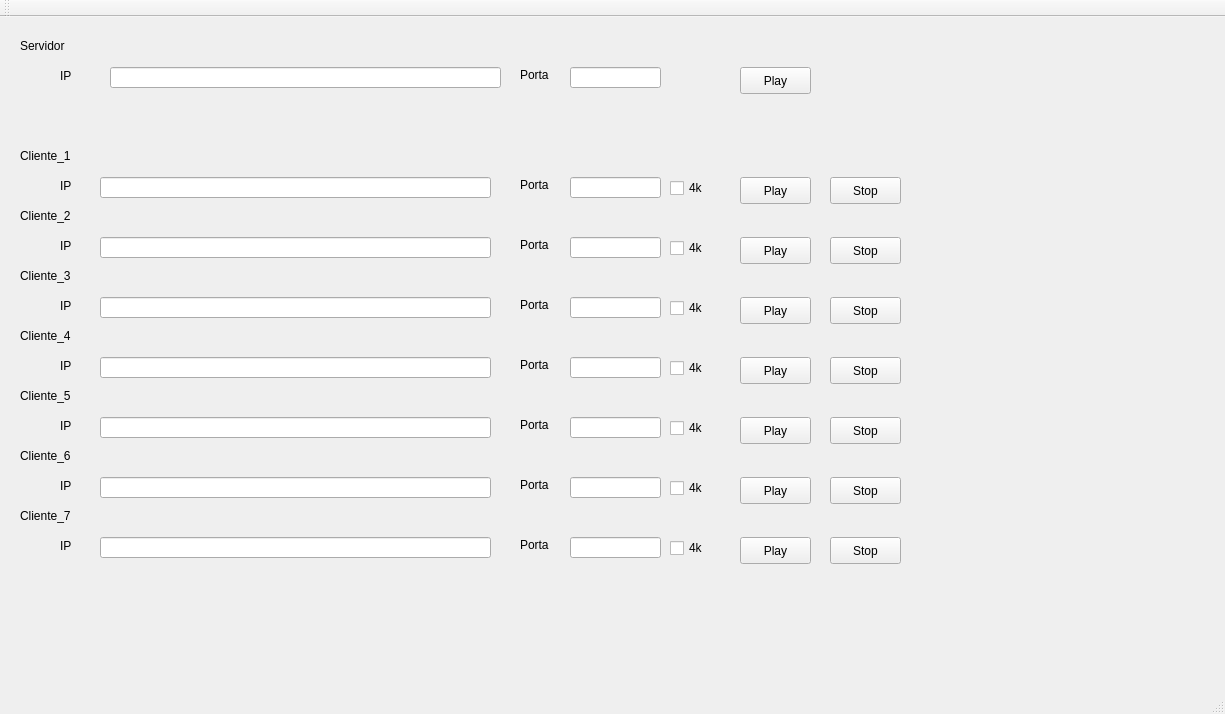
<?xml version="1.0" encoding="UTF-8"?>
<ui version="4.0">
 <class>InterfaceProxy</class>
 <widget class="QMainWindow" name="InterfaceProxy">
  <property name="geometry">
   <rect>
    <x>0</x>
    <y>0</y>
    <width>1225</width>
    <height>714</height>
   </rect>
  </property>
  <property name="windowTitle">
   <string>InterfaceProxy</string>
  </property>
  <widget class="QWidget" name="centralWidget">
   <widget class="QLabel" name="Servidor">
    <property name="geometry">
     <rect>
      <x>20</x>
      <y>20</y>
      <width>67</width>
      <height>17</height>
     </rect>
    </property>
    <property name="text">
     <string>Servidor</string>
    </property>
   </widget>
   <widget class="QLabel" name="IP_Servidor">
    <property name="geometry">
     <rect>
      <x>60</x>
      <y>50</y>
      <width>21</width>
      <height>17</height>
     </rect>
    </property>
    <property name="text">
     <string>IP</string>
    </property>
   </widget>
   <widget class="QPushButton" name="play_servidor">
    <property name="geometry">
     <rect>
      <x>740</x>
      <y>50</y>
      <width>71</width>
      <height>27</height>
     </rect>
    </property>
    <property name="text">
     <string>Play</string>
    </property>
    <property name="icon">
     <iconset resource="Images.qrc">
      <normaloff>:/play.png</normaloff>:/play.png</iconset>
    </property>
   </widget>
   <widget class="QLabel" name="IP_Cliente_1">
    <property name="geometry">
     <rect>
      <x>60</x>
      <y>160</y>
      <width>21</width>
      <height>17</height>
     </rect>
    </property>
    <property name="text">
     <string>IP</string>
    </property>
   </widget>
   <widget class="QLabel" name="Porta_Cliente_1">
    <property name="geometry">
     <rect>
      <x>520</x>
      <y>160</y>
      <width>51</width>
      <height>16</height>
     </rect>
    </property>
    <property name="text">
     <string>Porta</string>
    </property>
   </widget>
   <widget class="QPushButton" name="play_cliente1">
    <property name="geometry">
     <rect>
      <x>740</x>
      <y>160</y>
      <width>71</width>
      <height>27</height>
     </rect>
    </property>
    <property name="text">
     <string>Play</string>
    </property>
    <property name="icon">
     <iconset resource="Images.qrc">
      <normaloff>:/play.png</normaloff>:/play.png</iconset>
    </property>
   </widget>
   <widget class="QLabel" name="Cliente_1">
    <property name="geometry">
     <rect>
      <x>20</x>
      <y>130</y>
      <width>67</width>
      <height>17</height>
     </rect>
    </property>
    <property name="text">
     <string>Cliente_1</string>
    </property>
   </widget>
   <widget class="QLabel" name="IP_Cliente_2">
    <property name="geometry">
     <rect>
      <x>60</x>
      <y>220</y>
      <width>21</width>
      <height>17</height>
     </rect>
    </property>
    <property name="text">
     <string>IP</string>
    </property>
   </widget>
   <widget class="QLabel" name="Cliente_2">
    <property name="geometry">
     <rect>
      <x>20</x>
      <y>190</y>
      <width>67</width>
      <height>17</height>
     </rect>
    </property>
    <property name="text">
     <string>Cliente_2</string>
    </property>
   </widget>
   <widget class="QLabel" name="IP_Cliente_3">
    <property name="geometry">
     <rect>
      <x>60</x>
      <y>280</y>
      <width>21</width>
      <height>17</height>
     </rect>
    </property>
    <property name="text">
     <string>IP</string>
    </property>
   </widget>
   <widget class="QLabel" name="Cliente_3">
    <property name="geometry">
     <rect>
      <x>20</x>
      <y>250</y>
      <width>67</width>
      <height>17</height>
     </rect>
    </property>
    <property name="text">
     <string>Cliente_3</string>
    </property>
   </widget>
   <widget class="QLabel" name="IP_Cliente_4">
    <property name="geometry">
     <rect>
      <x>60</x>
      <y>340</y>
      <width>21</width>
      <height>17</height>
     </rect>
    </property>
    <property name="text">
     <string>IP</string>
    </property>
   </widget>
   <widget class="QLabel" name="Cliente_4">
    <property name="geometry">
     <rect>
      <x>20</x>
      <y>310</y>
      <width>67</width>
      <height>17</height>
     </rect>
    </property>
    <property name="text">
     <string>Cliente_4</string>
    </property>
   </widget>
   <widget class="QLabel" name="IP_Cliente_5">
    <property name="geometry">
     <rect>
      <x>60</x>
      <y>400</y>
      <width>21</width>
      <height>17</height>
     </rect>
    </property>
    <property name="text">
     <string>IP</string>
    </property>
   </widget>
   <widget class="QLabel" name="Cliente_5">
    <property name="geometry">
     <rect>
      <x>20</x>
      <y>370</y>
      <width>67</width>
      <height>17</height>
     </rect>
    </property>
    <property name="text">
     <string>Cliente_5</string>
    </property>
   </widget>
   <widget class="QPushButton" name="stop_cliente1">
    <property name="geometry">
     <rect>
      <x>830</x>
      <y>160</y>
      <width>71</width>
      <height>27</height>
     </rect>
    </property>
    <property name="text">
     <string>Stop</string>
    </property>
    <property name="icon">
     <iconset resource="Images.qrc">
      <normaloff>:/stop.png</normaloff>:/stop.png</iconset>
    </property>
    <property name="iconSize">
     <size>
      <width>15</width>
      <height>15</height>
     </size>
    </property>
   </widget>
   <widget class="QPushButton" name="play_cliente2">
    <property name="geometry">
     <rect>
      <x>740</x>
      <y>220</y>
      <width>71</width>
      <height>27</height>
     </rect>
    </property>
    <property name="text">
     <string>Play</string>
    </property>
    <property name="icon">
     <iconset resource="Images.qrc">
      <normaloff>:/play.png</normaloff>:/play.png</iconset>
    </property>
   </widget>
   <widget class="QPushButton" name="stop_cliente2">
    <property name="geometry">
     <rect>
      <x>830</x>
      <y>220</y>
      <width>71</width>
      <height>27</height>
     </rect>
    </property>
    <property name="text">
     <string>Stop</string>
    </property>
    <property name="icon">
     <iconset resource="Images.qrc">
      <normaloff>:/stop.png</normaloff>:/stop.png</iconset>
    </property>
    <property name="iconSize">
     <size>
      <width>15</width>
      <height>15</height>
     </size>
    </property>
   </widget>
   <widget class="QPushButton" name="play_cliente3">
    <property name="geometry">
     <rect>
      <x>740</x>
      <y>280</y>
      <width>71</width>
      <height>27</height>
     </rect>
    </property>
    <property name="text">
     <string>Play</string>
    </property>
    <property name="icon">
     <iconset resource="Images.qrc">
      <normaloff>:/play.png</normaloff>:/play.png</iconset>
    </property>
   </widget>
   <widget class="QPushButton" name="stop_cliente3">
    <property name="geometry">
     <rect>
      <x>830</x>
      <y>280</y>
      <width>71</width>
      <height>27</height>
     </rect>
    </property>
    <property name="text">
     <string>Stop</string>
    </property>
    <property name="icon">
     <iconset resource="Images.qrc">
      <normaloff>:/stop.png</normaloff>:/stop.png</iconset>
    </property>
    <property name="iconSize">
     <size>
      <width>15</width>
      <height>15</height>
     </size>
    </property>
   </widget>
   <widget class="QPushButton" name="play_cliente4">
    <property name="geometry">
     <rect>
      <x>740</x>
      <y>340</y>
      <width>71</width>
      <height>27</height>
     </rect>
    </property>
    <property name="text">
     <string>Play</string>
    </property>
    <property name="icon">
     <iconset resource="Images.qrc">
      <normaloff>:/play.png</normaloff>:/play.png</iconset>
    </property>
   </widget>
   <widget class="QPushButton" name="stop_cliente4">
    <property name="geometry">
     <rect>
      <x>830</x>
      <y>340</y>
      <width>71</width>
      <height>27</height>
     </rect>
    </property>
    <property name="text">
     <string>Stop</string>
    </property>
    <property name="icon">
     <iconset resource="Images.qrc">
      <normaloff>:/stop.png</normaloff>:/stop.png</iconset>
    </property>
    <property name="iconSize">
     <size>
      <width>15</width>
      <height>15</height>
     </size>
    </property>
   </widget>
   <widget class="QPushButton" name="play_cliente5">
    <property name="geometry">
     <rect>
      <x>740</x>
      <y>400</y>
      <width>71</width>
      <height>27</height>
     </rect>
    </property>
    <property name="text">
     <string>Play</string>
    </property>
    <property name="icon">
     <iconset resource="Images.qrc">
      <normaloff>:/play.png</normaloff>:/play.png</iconset>
    </property>
   </widget>
   <widget class="QPushButton" name="stop_cliente5">
    <property name="geometry">
     <rect>
      <x>830</x>
      <y>400</y>
      <width>71</width>
      <height>27</height>
     </rect>
    </property>
    <property name="text">
     <string>Stop</string>
    </property>
    <property name="icon">
     <iconset resource="Images.qrc">
      <normaloff>:/stop.png</normaloff>:/stop.png</iconset>
    </property>
    <property name="iconSize">
     <size>
      <width>15</width>
      <height>15</height>
     </size>
    </property>
   </widget>
   <widget class="QCheckBox" name="checkBox_cliente_1">
    <property name="geometry">
     <rect>
      <x>670</x>
      <y>160</y>
      <width>51</width>
      <height>22</height>
     </rect>
    </property>
    <property name="text">
     <string>4k</string>
    </property>
   </widget>
   <widget class="QCheckBox" name="checkBox_cliente_2">
    <property name="geometry">
     <rect>
      <x>670</x>
      <y>220</y>
      <width>51</width>
      <height>22</height>
     </rect>
    </property>
    <property name="text">
     <string>4k</string>
    </property>
   </widget>
   <widget class="QLabel" name="Porta_Cliente_2">
    <property name="geometry">
     <rect>
      <x>520</x>
      <y>220</y>
      <width>51</width>
      <height>16</height>
     </rect>
    </property>
    <property name="text">
     <string>Porta</string>
    </property>
   </widget>
   <widget class="QCheckBox" name="checkBox_cliente_3">
    <property name="geometry">
     <rect>
      <x>670</x>
      <y>280</y>
      <width>51</width>
      <height>22</height>
     </rect>
    </property>
    <property name="text">
     <string>4k</string>
    </property>
   </widget>
   <widget class="QLabel" name="Porta_Cliente_3">
    <property name="geometry">
     <rect>
      <x>520</x>
      <y>280</y>
      <width>51</width>
      <height>16</height>
     </rect>
    </property>
    <property name="text">
     <string>Porta</string>
    </property>
   </widget>
   <widget class="QCheckBox" name="checkBox_cliente_4">
    <property name="geometry">
     <rect>
      <x>670</x>
      <y>340</y>
      <width>51</width>
      <height>22</height>
     </rect>
    </property>
    <property name="text">
     <string>4k</string>
    </property>
   </widget>
   <widget class="QLabel" name="Porta_Cliente_4">
    <property name="geometry">
     <rect>
      <x>520</x>
      <y>340</y>
      <width>51</width>
      <height>16</height>
     </rect>
    </property>
    <property name="text">
     <string>Porta</string>
    </property>
   </widget>
   <widget class="QCheckBox" name="checkBox_cliente_5">
    <property name="geometry">
     <rect>
      <x>670</x>
      <y>400</y>
      <width>51</width>
      <height>22</height>
     </rect>
    </property>
    <property name="text">
     <string>4k</string>
    </property>
   </widget>
   <widget class="QLabel" name="Porta_Cliente_5">
    <property name="geometry">
     <rect>
      <x>520</x>
      <y>400</y>
      <width>51</width>
      <height>16</height>
     </rect>
    </property>
    <property name="text">
     <string>Porta</string>
    </property>
   </widget>
   <widget class="QLabel" name="Porta_Cliente_6">
    <property name="geometry">
     <rect>
      <x>520</x>
      <y>460</y>
      <width>51</width>
      <height>16</height>
     </rect>
    </property>
    <property name="text">
     <string>Porta</string>
    </property>
   </widget>
   <widget class="QPushButton" name="play_cliente6">
    <property name="geometry">
     <rect>
      <x>740</x>
      <y>460</y>
      <width>71</width>
      <height>27</height>
     </rect>
    </property>
    <property name="text">
     <string>Play</string>
    </property>
    <property name="icon">
     <iconset resource="Images.qrc">
      <normaloff>:/play.png</normaloff>:/play.png</iconset>
    </property>
   </widget>
   <widget class="QCheckBox" name="checkBox_cliente_6">
    <property name="geometry">
     <rect>
      <x>670</x>
      <y>460</y>
      <width>51</width>
      <height>22</height>
     </rect>
    </property>
    <property name="text">
     <string>4k</string>
    </property>
   </widget>
   <widget class="QLabel" name="Cliente_6">
    <property name="geometry">
     <rect>
      <x>20</x>
      <y>430</y>
      <width>67</width>
      <height>17</height>
     </rect>
    </property>
    <property name="text">
     <string>Cliente_6</string>
    </property>
   </widget>
   <widget class="QLabel" name="IP_Cliente_6">
    <property name="geometry">
     <rect>
      <x>60</x>
      <y>460</y>
      <width>21</width>
      <height>17</height>
     </rect>
    </property>
    <property name="text">
     <string>IP</string>
    </property>
   </widget>
   <widget class="QPushButton" name="stop_cliente6">
    <property name="geometry">
     <rect>
      <x>830</x>
      <y>460</y>
      <width>71</width>
      <height>27</height>
     </rect>
    </property>
    <property name="text">
     <string>Stop</string>
    </property>
    <property name="icon">
     <iconset resource="Images.qrc">
      <normaloff>:/stop.png</normaloff>:/stop.png</iconset>
    </property>
    <property name="iconSize">
     <size>
      <width>15</width>
      <height>15</height>
     </size>
    </property>
   </widget>
   <widget class="QLabel" name="Porta_Cliente_7">
    <property name="geometry">
     <rect>
      <x>520</x>
      <y>520</y>
      <width>51</width>
      <height>16</height>
     </rect>
    </property>
    <property name="text">
     <string>Porta</string>
    </property>
   </widget>
   <widget class="QPushButton" name="play_cliente7">
    <property name="geometry">
     <rect>
      <x>740</x>
      <y>520</y>
      <width>71</width>
      <height>27</height>
     </rect>
    </property>
    <property name="text">
     <string>Play</string>
    </property>
    <property name="icon">
     <iconset resource="Images.qrc">
      <normaloff>:/play.png</normaloff>:/play.png</iconset>
    </property>
   </widget>
   <widget class="QCheckBox" name="checkBox_cliente_7">
    <property name="geometry">
     <rect>
      <x>670</x>
      <y>520</y>
      <width>51</width>
      <height>22</height>
     </rect>
    </property>
    <property name="text">
     <string>4k</string>
    </property>
   </widget>
   <widget class="QLabel" name="Cliente_7">
    <property name="geometry">
     <rect>
      <x>20</x>
      <y>490</y>
      <width>67</width>
      <height>17</height>
     </rect>
    </property>
    <property name="text">
     <string>Cliente_7</string>
    </property>
   </widget>
   <widget class="QLabel" name="IP_Cliente_7">
    <property name="geometry">
     <rect>
      <x>60</x>
      <y>520</y>
      <width>21</width>
      <height>17</height>
     </rect>
    </property>
    <property name="text">
     <string>IP</string>
    </property>
   </widget>
   <widget class="QPushButton" name="stop_cliente7">
    <property name="geometry">
     <rect>
      <x>830</x>
      <y>520</y>
      <width>71</width>
      <height>27</height>
     </rect>
    </property>
    <property name="text">
     <string>Stop</string>
    </property>
    <property name="icon">
     <iconset resource="Images.qrc">
      <normaloff>:/stop.png</normaloff>:/stop.png</iconset>
    </property>
    <property name="iconSize">
     <size>
      <width>15</width>
      <height>15</height>
     </size>
    </property>
   </widget>
   <widget class="QLabel" name="Porta_Servidor">
    <property name="geometry">
     <rect>
      <x>520</x>
      <y>50</y>
      <width>51</width>
      <height>16</height>
     </rect>
    </property>
    <property name="text">
     <string>Porta</string>
    </property>
   </widget>
   <widget class="QLineEdit" name="lineEdit_Servidor_IP">
    <property name="geometry">
     <rect>
      <x>110</x>
      <y>50</y>
      <width>391</width>
      <height>21</height>
     </rect>
    </property>
   </widget>
   <widget class="QLineEdit" name="lineEdit_Cliente_1_IP">
    <property name="geometry">
     <rect>
      <x>100</x>
      <y>160</y>
      <width>391</width>
      <height>21</height>
     </rect>
    </property>
   </widget>
   <widget class="QLineEdit" name="lineEdit_Servidor_Port">
    <property name="geometry">
     <rect>
      <x>570</x>
      <y>50</y>
      <width>91</width>
      <height>21</height>
     </rect>
    </property>
   </widget>
   <widget class="QLineEdit" name="lineEdit_Cliente_1_Port">
    <property name="geometry">
     <rect>
      <x>570</x>
      <y>160</y>
      <width>91</width>
      <height>21</height>
     </rect>
    </property>
   </widget>
   <widget class="QLineEdit" name="lineEdit_Cliente_2_IP">
    <property name="geometry">
     <rect>
      <x>100</x>
      <y>220</y>
      <width>391</width>
      <height>21</height>
     </rect>
    </property>
   </widget>
   <widget class="QLineEdit" name="lineEdit_Cliente_2_Port">
    <property name="geometry">
     <rect>
      <x>570</x>
      <y>220</y>
      <width>91</width>
      <height>21</height>
     </rect>
    </property>
   </widget>
   <widget class="QLineEdit" name="lineEdit_Cliente_3_IP">
    <property name="geometry">
     <rect>
      <x>100</x>
      <y>280</y>
      <width>391</width>
      <height>21</height>
     </rect>
    </property>
   </widget>
   <widget class="QLineEdit" name="lineEdit_Cliente_3_Port">
    <property name="geometry">
     <rect>
      <x>570</x>
      <y>280</y>
      <width>91</width>
      <height>21</height>
     </rect>
    </property>
   </widget>
   <widget class="QLineEdit" name="lineEdit_Cliente_4_IP">
    <property name="geometry">
     <rect>
      <x>100</x>
      <y>340</y>
      <width>391</width>
      <height>21</height>
     </rect>
    </property>
   </widget>
   <widget class="QLineEdit" name="lineEdit_Cliente_4_Port">
    <property name="geometry">
     <rect>
      <x>570</x>
      <y>340</y>
      <width>91</width>
      <height>21</height>
     </rect>
    </property>
   </widget>
   <widget class="QLineEdit" name="lineEdit_Cliente_5_IP">
    <property name="geometry">
     <rect>
      <x>100</x>
      <y>400</y>
      <width>391</width>
      <height>21</height>
     </rect>
    </property>
   </widget>
   <widget class="QLineEdit" name="lineEdit_Cliente_5_Port">
    <property name="geometry">
     <rect>
      <x>570</x>
      <y>400</y>
      <width>91</width>
      <height>21</height>
     </rect>
    </property>
   </widget>
   <widget class="QLineEdit" name="lineEdit_Cliente_6_IP">
    <property name="geometry">
     <rect>
      <x>100</x>
      <y>460</y>
      <width>391</width>
      <height>21</height>
     </rect>
    </property>
   </widget>
   <widget class="QLineEdit" name="lineEdit_Cliente_6_Port">
    <property name="geometry">
     <rect>
      <x>570</x>
      <y>460</y>
      <width>91</width>
      <height>21</height>
     </rect>
    </property>
   </widget>
   <widget class="QLineEdit" name="lineEdit_Cliente_7_IP">
    <property name="geometry">
     <rect>
      <x>100</x>
      <y>520</y>
      <width>391</width>
      <height>21</height>
     </rect>
    </property>
   </widget>
   <widget class="QLineEdit" name="lineEdit_Cliente_7_Port">
    <property name="geometry">
     <rect>
      <x>570</x>
      <y>520</y>
      <width>91</width>
      <height>21</height>
     </rect>
    </property>
   </widget>
   <widget class="QLabel" name="label_2">
    <property name="geometry">
     <rect>
      <x>960</x>
      <y>350</y>
      <width>261</width>
      <height>301</height>
     </rect>
    </property>
    <property name="text">
     <string/>
    </property>
    <property name="pixmap">
     <pixmap resource="Images.qrc">:/video_icone.png</pixmap>
    </property>
    <property name="alignment">
     <set>Qt::AlignCenter</set>
    </property>
   </widget>
  </widget>
  <widget class="QMenuBar" name="menuBar">
   <property name="geometry">
    <rect>
     <x>0</x>
     <y>0</y>
     <width>1225</width>
     <height>25</height>
    </rect>
   </property>
  </widget>
  <widget class="QToolBar" name="mainToolBar">
   <attribute name="toolBarArea">
    <enum>TopToolBarArea</enum>
   </attribute>
   <attribute name="toolBarBreak">
    <bool>false</bool>
   </attribute>
  </widget>
  <widget class="QStatusBar" name="statusBar"/>
 </widget>
 <layoutdefault spacing="6" margin="11"/>
 <resources>
  <include location="Images.qrc"/>
 </resources>
 <connections/>
</ui>
